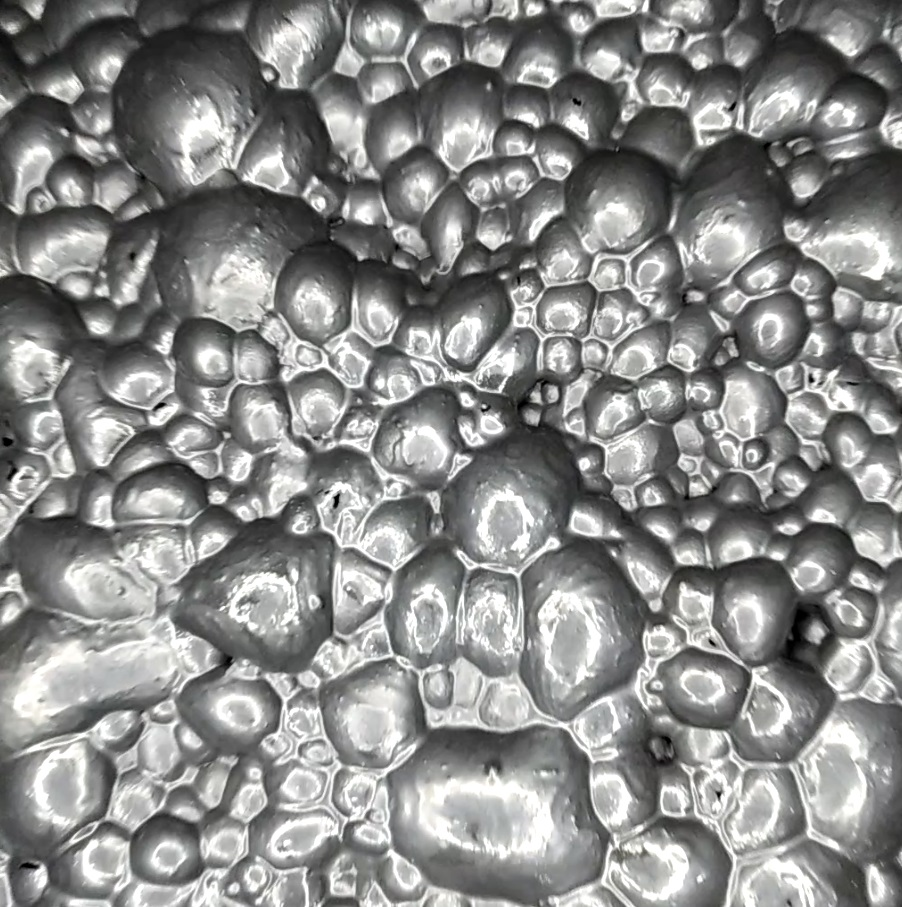
#> input picture screen_from_vid.jpg, 902 x 907 px
$ jupyter execute fft_pca.ipynb
#> lines starting #> are read from the running program, lines starting #| are printed output that depends on the picture
[cell 1]
import numpy as np
from skimage.io import imread
import matplotlib.pyplot as plt
from sklearn.decomposition import PCA

[cell 2]
image = imread("screen_from_vid.jpg")[...,0].astype(np.uint8) / 255
#> image: shape (907, 902) float64; min 0, max 1, mean 0.54
plt.figure(figsize=(10, 10))
plt.imshow(image, cmap='gray')
plt.show()

[cell 3]
image.shape
#> Out = (907, 902)

[cell 4]
res_fft = np.fft.fft2(image)
res_fft_shift = np.fft.fftshift(res_fft)
res_fft_shift_log = np.log(np.abs(res_fft_shift))
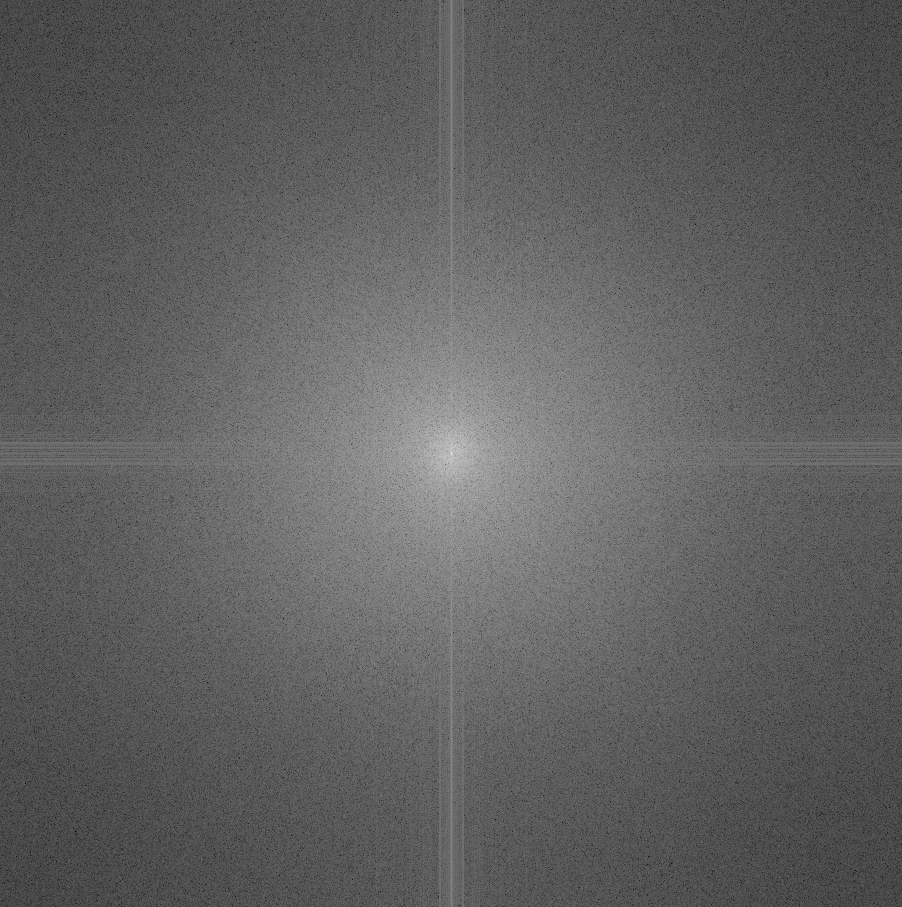
#> res_fft_shift_log: shape (907, 902) float64; min -3.8, max 13, mean 2.57; drawn with min black and max white

[cell 5]
plt.figure(figsize=(10, 10))
plt.imshow(res_fft_shift_log, cmap='gray')
plt.show()

[cell 6]
fft_pca = PCA(n_components=1)
res_fft_pca = fft_pca.fit_transform(res_fft_shift_log)
#> res_fft_pca = 907 values, max 60.27 at index 459, min -35.4 at index 7, mean 0

[cell 7]
res_fft_pca.shape
#> Out = (907, 1)

[cell 8]
res_fft_pca
#> Out has the same summary as res_fft_pca
